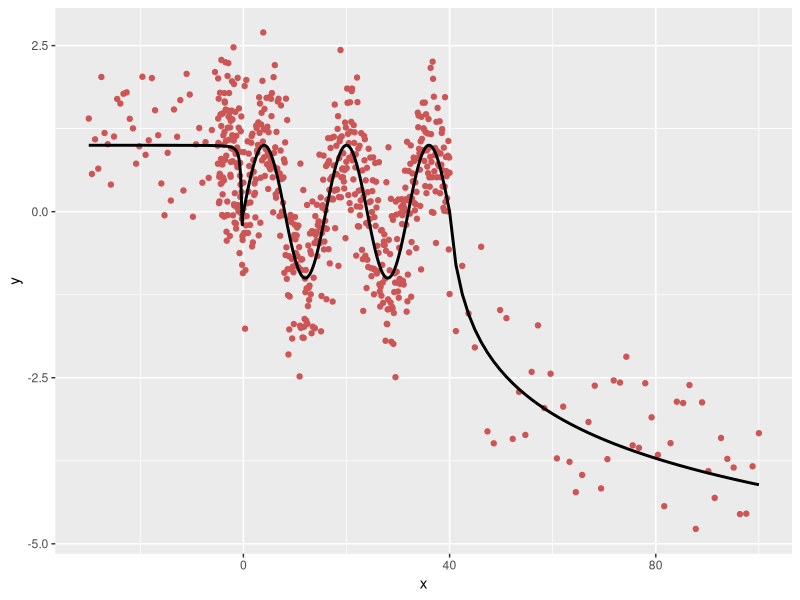
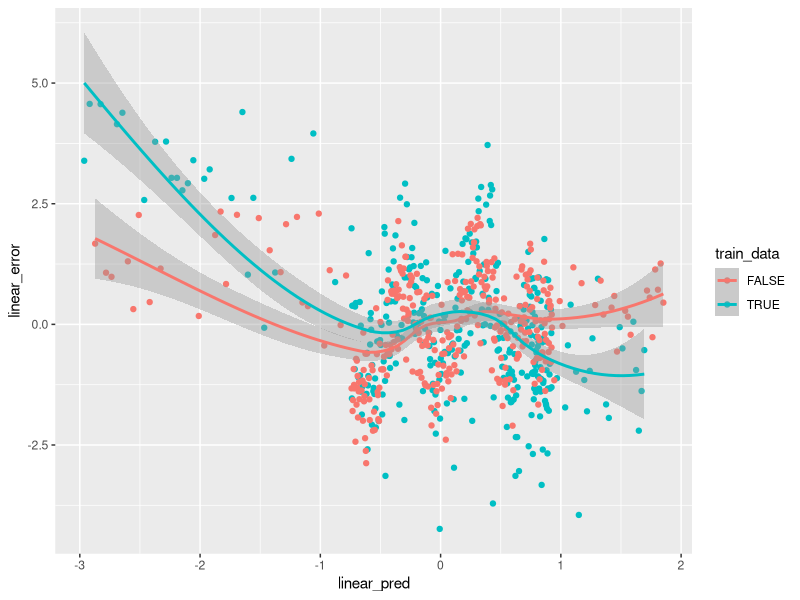
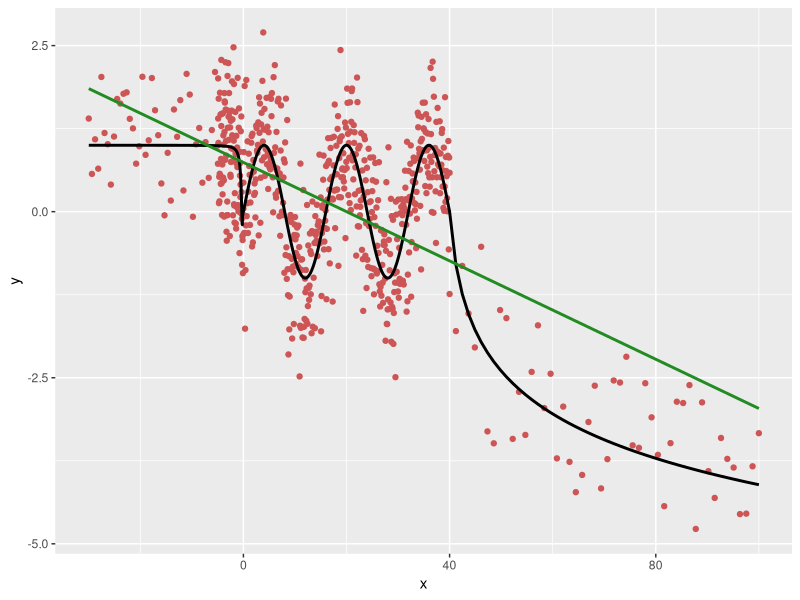
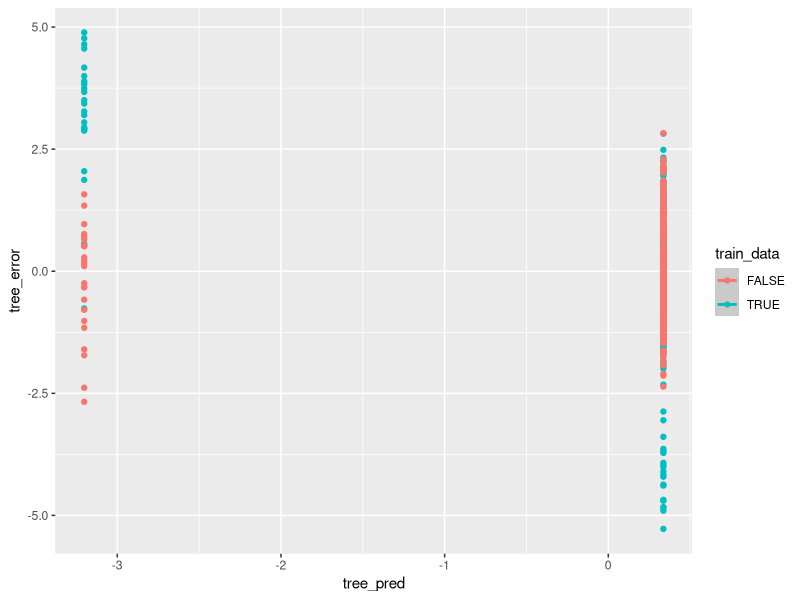
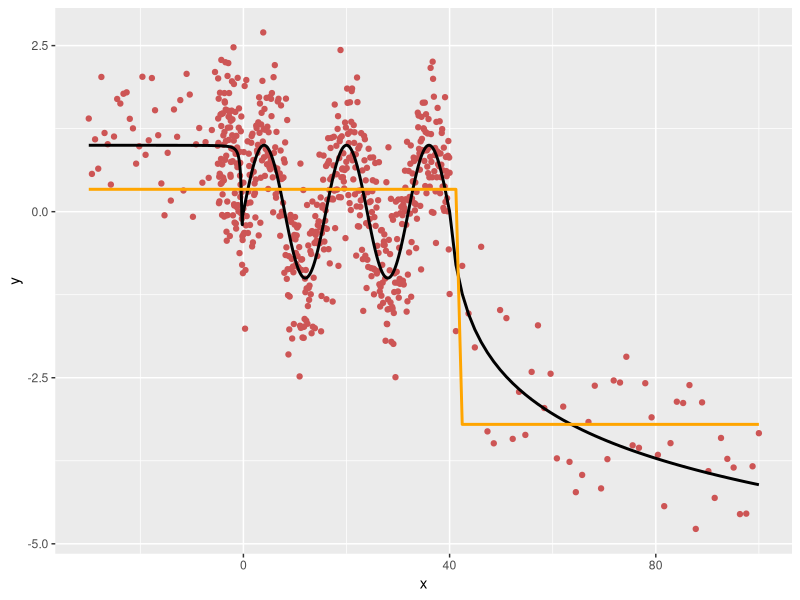
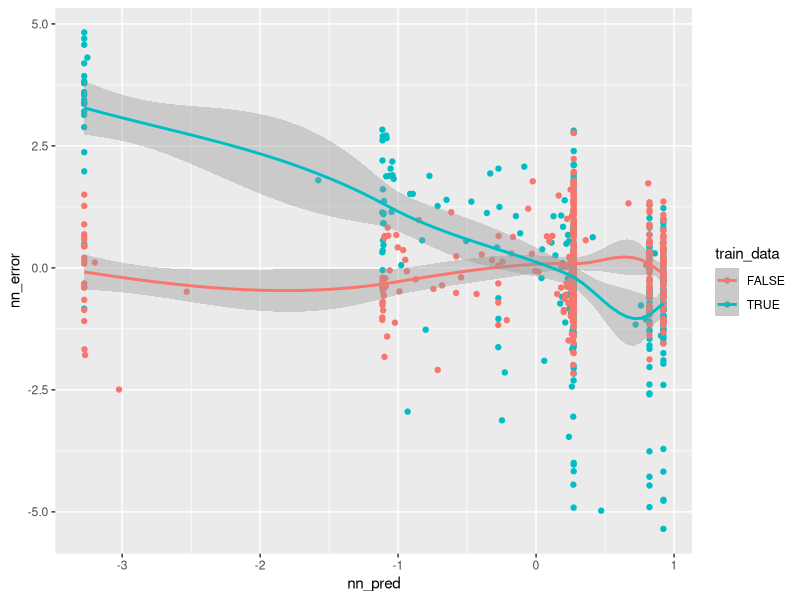
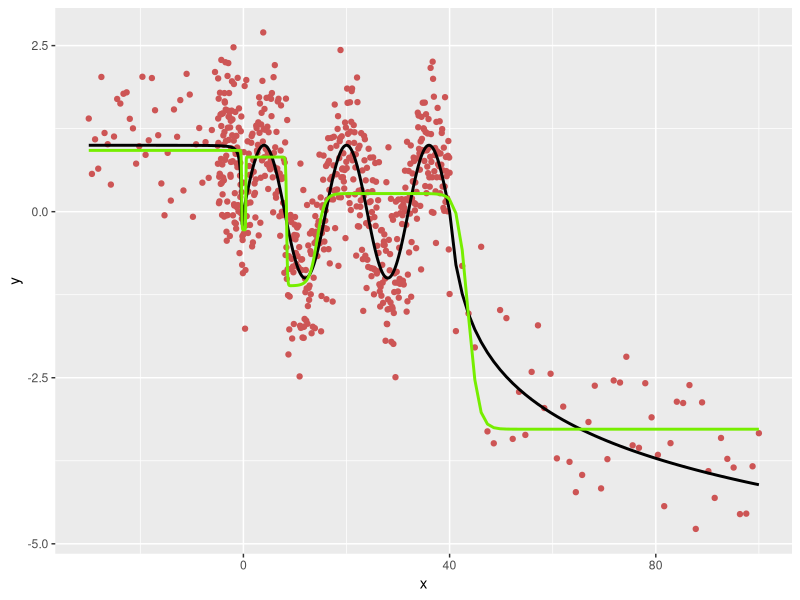

Reproduce these figures in R, in order.
## ---- chunk 1
#| label: librerías requeridas e importar data
#| include: false
# Required libraries
library(dplyr)
library(ggplot2)
library(rpart)
library(nnet)
library(caret)


# Defining data distribution
f <- function(x) {
  if (x < 0) {
    return(x * sin(1 / x))
  } else if (x <= 40) {
    return(sin(x / 40 * 5 * pi))
  } else {
    return(-log(x - 39))
  }
}

# Defining dataset
x <- c(
  seq(-30, 0, length.out = 50),
  seq(-5, 0, length.out = 100),
  seq(0, 40, length.out = 500),
  seq(40, 100, length.out = 50)
)
y <- sapply(x, f) + rnorm(x, sd = 0.7)
# by dataframe
set.seed(308)
data = data.frame(x, y)[sample(length(x)), ]

## ---- chunk 2
#| label: plot_original_distribution
#| echo: false
puntos <- ggplot(data) +
  geom_point(aes(x = x, y = y), color = "indianred3") +
  geom_line(aes(x = x, y = sapply(x, f)), color = "black", linewidth = 1)
puntos
## ---- chunk 3
#| label: sampling
#| echo: false
set.seed(123)
split <- round(nrow(data) * 0.5)
train_data <- (1:nrow(data) <= split)
test_data <- !train_data

# Almacenarlos en datasets también, útil para uso posterior
train <- data[train_data, ]
test <- data[test_data, ]
## ---- chunk 4
#| label: linear_modeling
#| echo: false
linear_model <- lm(y ~ x, data = train)
summary(linear_model)
## ---- chunk 5
#| label: linear_predictives
#| include: false
# Predicting test
linear_pred <- predict(linear_model, data)
data$linear_pred <- linear_pred
## ---- chunk 6
#| label: linear_error
#| echo: false
# Lineal error
linear_pred_test <- predict(linear_model, test)
linear_error <- linear_pred_test - data$y

# Visualize linear error
ggplot(data, aes(colour = train_data)) +
  geom_point(aes(x = linear_pred, y = linear_error)) +
  geom_smooth(aes(x = linear_pred, y = linear_error), method = 'loess')
## ---- chunk 7
#| label: linear_plot
#| echo: false
puntos_lineal <- puntos +
  geom_line(
    data = data,
    aes(x = x, y = linear_pred),
    color = "forestgreen",
    linewidth = 1
  )
puntos_lineal
## ---- chunk 8
#| label: linear_mse
#| echo: true
train_idx <- 1:split
test_idx <- (split + 1):nrow(data)

linear_mse_train <- mean((data$y[train_idx] - linear_pred[train_idx])^2)
linear_mse_test <- mean((data$y[test_idx] - linear_pred[test_idx])^2)

print(paste0('Error Cuadrático Medio de entrenamiento:', linear_mse_train))
print(paste0('Error Cuadrático Medio de test:', linear_mse_test))

# R^2 = 1 - SSE/SST
linear_SSE <- sum((test$y - linear_pred_test)^2)
linear_SST <- sum((test$y - mean(test$y))^2)

linear_R2_test <- 1 - linear_SSE / linear_SST
print(paste0('Coeficiante de Determinación:', linear_R2_test))
## ---- chunk 9
#| label: tree_modeling
#| echo: false
set.seed(123)
tree_model <- rpart(y ~ x, data = train, method = 'anova', cp = 0.1)

summary(tree_model)
## ---- chunk 10
#| label: tree_predictives
#| include: false
# Predicting test
tree_pred <- predict(tree_model, data)
data$tree_pred <- tree_pred
## ---- chunk 11
#| label: tree_error
#| echo: false
# Showing erro by visuals
tree_pred_test <- predict(tree_model, test)
tree_error <- tree_pred_test - data$y

# Visualize linear error
ggplot(data, aes(colour = train_data)) +
  geom_point(aes(x = tree_pred, y = tree_error)) +
  geom_smooth(aes(x = tree_pred, y = tree_error), method = 'loess', span = 0.75)
## ---- chunk 12
#| label: tree_plot
#| echo: false
tree_puntos <- puntos +
  geom_line(
    data = data,
    aes(x = x, y = tree_pred),
    color = "orange",
    linewidth = 1
  )
tree_puntos
## ---- chunk 13
#| label: tree_mse
#| echo: true
tree_mse_train <- mean((data$y[train_idx] - tree_pred[train_idx])^2)
tree_mse_test <- mean((data$y[test_idx] - tree_pred[test_idx])^2)
print(paste0('Error Cuadrático Medio en entrenamiento:', tree_mse_train))
print(paste0('Error Cuadrático Medio en test:', tree_mse_test))

# R^2 = 1 - SSE/SST
tree_SSE <- sum((test$y - tree_pred_test)^2)
tree_SST <- sum((test$y - mean(test$y))^2)

tree_R2_test <- 1 - tree_SSE / tree_SST
print(paste0('Coeficiente de Determinación:', tree_R2_test))
## ---- chunk 14
#| label: net_modeling
set.seed(300)
# Trainin by grid that create all possible combinations
net_model <- train(
  y ~ x,
  tunedGrid = expand.grid(size = 1:15, decay = seq(0, 1, length.out = 15)),
  data = train,
  method = 'nnet',
  trControl = trainControl(method = 'cv', number = 10, verboseIter = FALSE),
  linout = TRUE,
  maxit = 1000,
  trace = FALSE
)

net_model
## ---- chunk 15
#| label: net_predictives
#| include: false
# Predicting test
set.seed(300)
nn_pred <- predict(net_model, data)
data$nn_pred <- nn_pred
## ---- chunk 16
#| label: net_error
#| echo: false
nn_pred_test <- predict(net_model, test)
nn_error <- nn_pred_test - data$y

# Visualize linear error
ggplot(data, aes(colour = train_data)) +
  geom_point(aes(x = nn_pred, y = nn_error)) +
  geom_smooth(aes(x = nn_pred, y = nn_error), method = 'loess')
## ---- chunk 17
#| label: net_plot
#| echo: false
net_puntos <- puntos +
  geom_line(
    data = data,
    aes(x = x, y = nn_pred),
    color = "chartreuse2",
    linewidth = 1
  )
net_puntos
## ---- chunk 18
#| label: net_mse
#| echo: true
nn_mse_train <- mean((data$y[train_idx] - nn_pred[train_idx])^2)
nn_mse_test <- mean((data$y[test_idx] - nn_pred[test_idx])^2)
print(paste0('Error Cuadrático Medio en entrenamiento:', nn_mse_train))
print(paste0('Error Cuadrático Medio en test:', tree_mse_test))

# R^2 = 1 - SSE/SST
nn_SSE <- sum((test$y - nn_pred_test)^2)
nn_SST <- sum((test$y - mean(test$y))^2)

nn_R2_test <- 1 - nn_SSE / nn_SST
print(paste0('Coeficiente de Determinación:', nn_R2_test))
